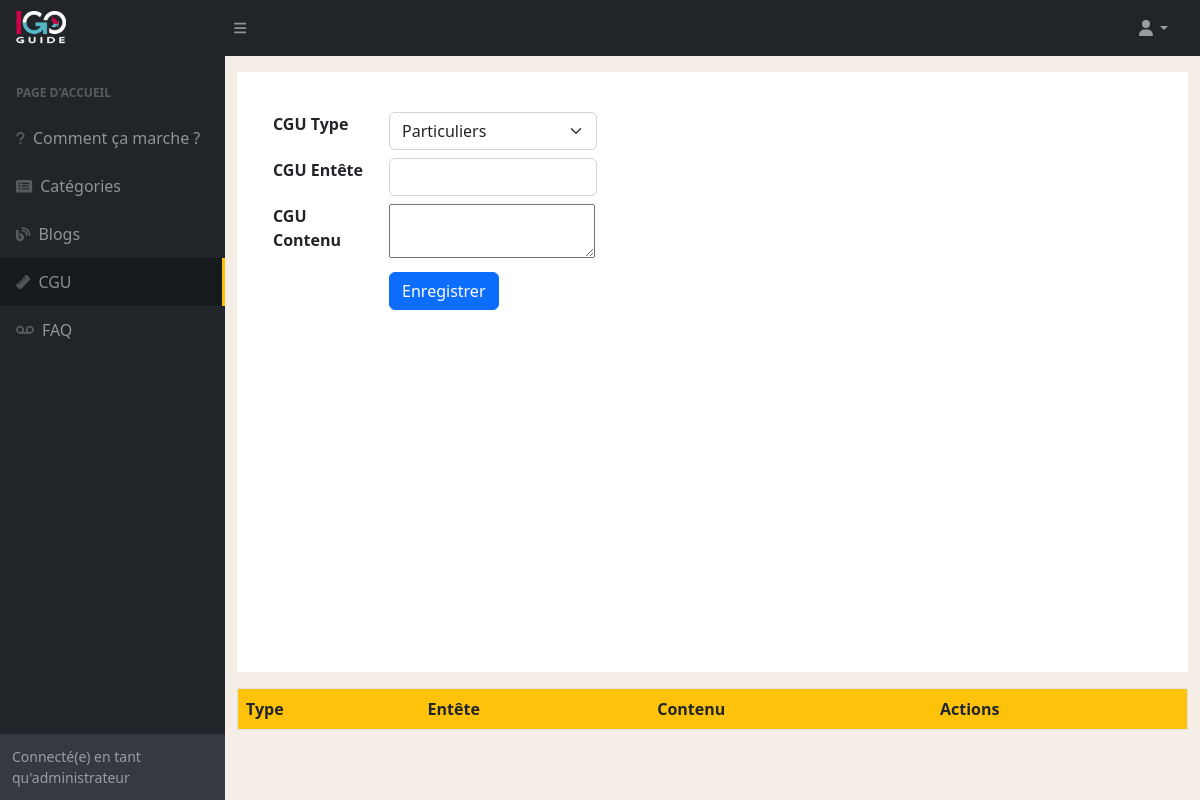
Before: /index.php/dashboard/cgu with the older database file.
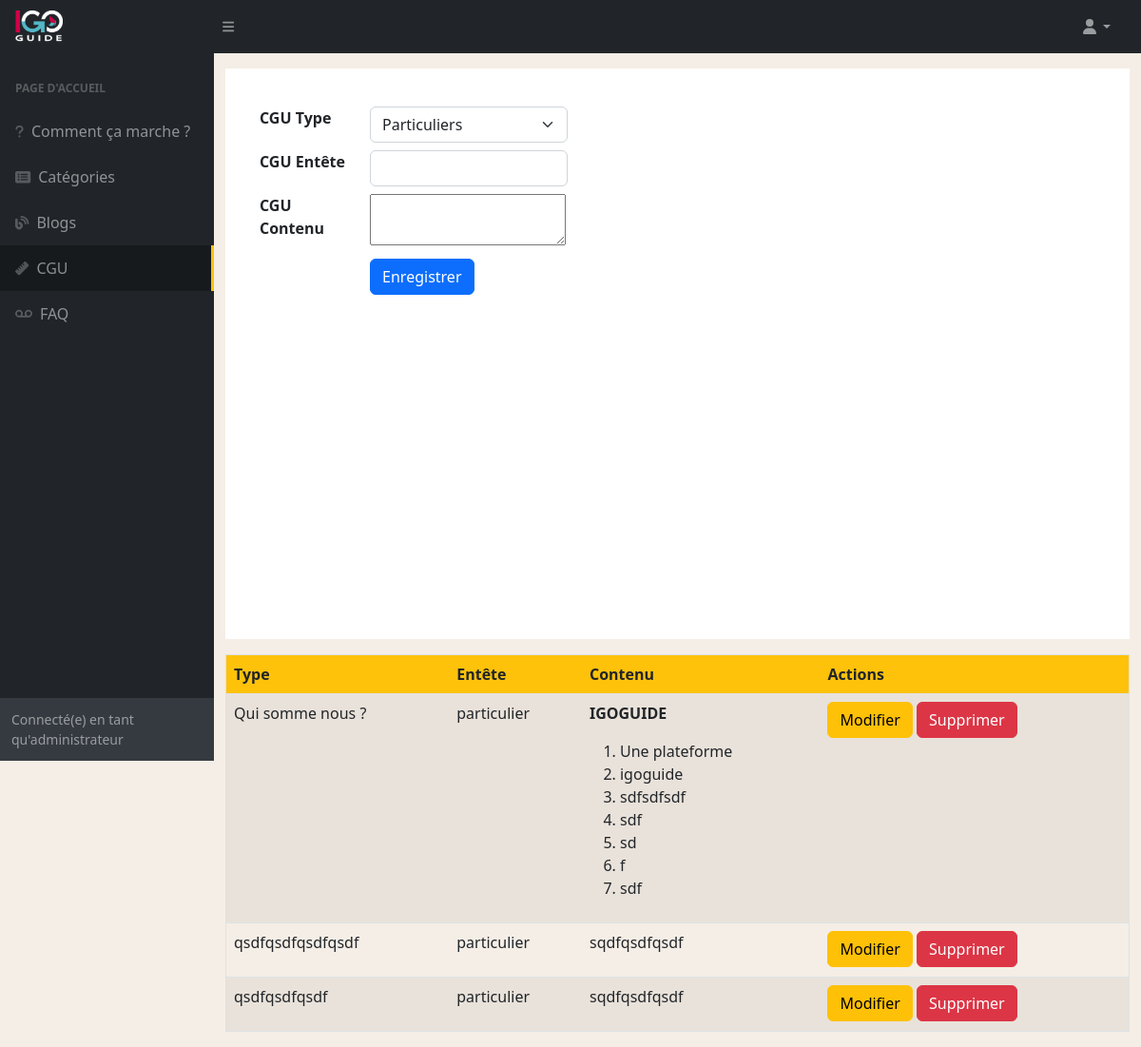
After: the same page with the newer database file.
### tables this page shows
CREATE TABLE IF NOT EXISTS `cgu` (
  `cgu_id` int NOT NULL AUTO_INCREMENT,
  `cgu_type` varchar(20) NOT NULL,
  `cgu_entete` text NOT NULL,
  `cgu_contenu` text NOT NULL,
  PRIMARY KEY (`cgu_id`)
);

### application/controllers/Dashboard.php (called while the page is built, shortened)
<?php
    class Dashboard extends CI_Controller {
        public function __construct()
        {
            $this->load->model('FrontModel','front') ;
        }
        public function cgu() {
            $this->load->view("dashboard/cgu",["cgu" => $this->front->getCGU(),"su" => $this->front->getSU() ,]) ;
        }
    }

### index.php (called while the page is built, shortened)
<?php
require_once BASEPATH.'core/CodeIgniter.php';

### application/core/database/QueryBuilder.php (called while the page is built, shortened)
<?php
class QueryBuilder{
    protected $db;
    protected $query;
    protected $queryType;
    public function __construct(Database $db)
    {
        $this->db = $db->getConnection();
    }
    public function select($table)
    {
        $table = htmlspecialchars(trim($table));
		$this->query = "SELECT * FROM " . $table;
        $this->queryType = "select";
		return $this;
    }
    public function order($param)
	{
		$this->query .= " ORDER BY ";
		$listeOrder = "";
		foreach ($param as $key => $value) {
			$listeOrder .= $key . " " . $value . ",";
		}
		$listeOrder = trim($listeOrder, ",");
		$this->query .= $listeOrder;
		return $this;
	}
    public function execute(array $params = null)
    {
        $response = false;
        $req = null;
        try {
            $req = $this->db->prepare($this->query);
            $response = $req->execute($params);
        } catch (PDOException $e) {
            die($e->getMessage());
        }
        if($this->queryType === "select") {
            return $req->fetchAll(PDO::FETCH_OBJ);
        }
        return $response;
    }
}

### application/core/database/Database.php (called while the page is built, shortened)
<?php
class Database{
    private $pdo;
    public function __construct($config = null)
    {
        $dns = 'mysql:host='. $config["db_host"] .';port='. $config["db_port"] .';dbname=' . $config["db_name"];
        try {
            $this->pdo = new PDO($dns, $config["db_user"], $config["db_password"],self::OPTIONS);
        } catch (PDOException $e) {
            die($e->getMessage());
        }
    }
    public function getConnection()
    {
        return $this->pdo;
    }
}

### application/models/FrontModel.php (called while the page is built, shortened)
<?php
    class FrontModel extends CI_Model
    {
        public function getCGU() {
            return DB::select("cgu")
                       ->order(["cgu_id" => "ASC"])
                       ->execute(null) ;
        }
    }

### application/views/dashboard/cgu.php (the view, shortened to what this page needs)
<!DOCTYPE html>
<html lang="en">
<head>
    <link href="https://cdn.jsdelivr.net/npm/simple-datatables@7.1.2/dist/style.min.css" rel="stylesheet" />
    <link href="<?php echo base_url() ?>publics/dashboard/css/styles.css" rel="stylesheet" />
    <link href="<?php echo base_url() ?>publics/dashboard/css/dashboard.css" rel="stylesheet" />
</head>
<body class="sb-nav-fixed" style="background-color: #f5eee6;">
    <nav class="sb-topnav navbar navbar-expand navbar-dark bg-dark">
        <a class="navbar-brand ps-3" href="index.html">
            <img src="<?php echo base_url() ?>publics/image/logo.png" style="width: 50px ;" alt="">
        </a>
        <button class="btn btn-link btn-sm order-1 order-lg-0 me-4 me-lg-0" id="sidebarToggle" href="#!"><i class="fas fa-bars"></i></button>
        <ul class="navbar-nav ms-auto ms-md-0 me-3 me-lg-4">
            <li class="nav-item dropdown">
                <a class="nav-link dropdown-toggle" id="navbarDropdown" href="#" role="button" data-bs-toggle="dropdown" aria-expanded="false"><i class="fas fa-user fa-fw"></i></a>
            </li>
        </ul>
    </nav>
    <div id="layoutSidenav">
        <div id="layoutSidenav_nav">
            <nav class="sb-sidenav accordion sb-sidenav-dark" id="sidenavAccordion">
                <div class="sb-sidenav-menu">
                    <div class="nav">
                        <div class="sb-sidenav-menu-heading">Page d'accueil</div>
                        <a class="nav-link " href="<?php echo base_url() ?>Dashboard/">
                            <div class="sb-nav-link-icon"><i class="fas fa-question"></i></div>
                            Comment ça marche ?
                        </a>
                        <a class="nav-link " href="<?php echo base_url() ?>Dashboard/categories">
                            <div class="sb-nav-link-icon"><i class="fas fa-list-alt"></i></div>
                            Catégories
                        </a>
                        <a class="nav-link" href="<?php echo base_url() ?>Dashboard/blogs">
                            <div class="sb-nav-link-icon"><i class="fas fa-blog"></i></div>
                            Blogs
                        </a>
                        <a class="nav-link activate" href="<?php echo base_url() ?>Dashboard/cgu">
                            <div class="sb-nav-link-icon"><i class="fas fa-ruler"></i></div>
                            CGU
                        </a>
                        <a class="nav-link" href="<?php echo base_url() ?>Dashboard/faq">
                            <div class="sb-nav-link-icon"><i class="fas fa-voicemail"></i></div>
                            FAQ
                        </a>
                    </div>
                </div>
                <div class="sb-sidenav-footer">
                    <div class="small">Connecté(e) en tant qu'administrateur</div>
                </div>
            </nav>
        </div>
        <div id="layoutSidenav_content">
            <main>
                <div class="container-fluid px-4">
                    <div class="row pt-3 mt-3" style="height: 600px ;background-color: white ;overflow-y: auto ;">
                        <div class="col-md-5">
                            <?php echo form_open_multipart("Dashboard/cguAdding", array('class' => "form-group p-4")) ?>
                            <div class="row mb-2">
                                <div class="col-md-4">
                                    <span class="textToBold">CGU Type</span>
                                </div>
                                <div class="col-md-8">
                                    <select class="form-select" name="cgu_type">
                                        <option value="particulier">Particuliers</option>
                                    </select>
                                </div>
                            </div>
                            <div class="row mb-2">
                                <div class="col-md-4">
                                    <span class="textToBold">CGU Entête</span>
                                </div>
                                <div class="col-md-8">
                                    <input type="text" name="cgu_entete" class="form-control">
                                </div>
                            </div>
                            <div class="row mb-2">
                                <div class="col-md-4">
                                    <span class="textToBold">CGU Contenu</span>
                                </div>
                                <div class="col-md-8">
                                    <textarea class="input-wysiwyg" name="cgu_contenu"></textarea>
                                </div>
                            </div>
                            <div class="row mb-2">
                                <div class="col-md-4">
                                </div>
                                <div class="col-md-8">
                                    <input class="btn btn-primary" type="submit" value="Enregistrer">
                                </div>
                            </div>
                            </form>
                        </div>
                    </div>
                    <div class="row">
                        <table class="border mt-3 table table-striped">
                            <thead style="background-color:#fec20b;">
                                <tr>
                                    <th>Type</th>
                                    <th>Entête</th>
                                    <th>Contenu</th>
                                    <th>Actions</th>
                                </tr>
                            </thead>
                            <tbody>
                                <?php if (isset($cgu)) : ?>
                                    <?php for ($i = 0; $i < count($cgu); $i++) : ?>
                                        <tr>
                                            <td><?php echo $cgu[$i]->cgu_entete; ?></td>
                                            <td><?php echo $cgu[$i]->cgu_type; ?></td>
                                            <td><?php echo $cgu[$i]->cgu_contenu; ?></td>
                                            <td>
                                                <a href="#" class="btn btn-warning" data-bs-toggle="modal" data-bs-target="#myModal<?php echo $cgu[$i]->cgu_id ?>">Modifier</a>
                                                <a href="<?= base_url(); ?>Dashboard/dropCGU/<?php echo $cgu[$i]->cgu_id ?>" class="btn btn-danger">Supprimer</a>
                                            </td>
                                        </tr>
                                    <?php endfor; ?>
                                <?php endif; ?>
                            </tbody>
                        </table>
                    </div>
            </main>
        </div>
    </div>
</body>
</html>

### publics/dashboard/css/dashboard.css (style rules this page uses)
.activate { border-right: 3px solid #ffc107 ; background-color: rgba(0,0,0,0.3) ; }
.textToBold { font-weight: bold ; }

Changed rows visible on the page:
added cgu: cgu_entete "Qui somme nous ?", cgu_type "particulier", cgu_contenu "IGOGUIDE Une plateforme igoguide sdfsdfsdf sdf sd f sdf"
added cgu: cgu_entete "qsdfqsdfqsdfqsdf", cgu_type "particulier", cgu_contenu "sqdfqsdfqsdf"
added cgu: cgu_entete "qsdfqsdfqsdf", cgu_type "particulier", cgu_contenu "sqdfqsdfqsdf"
